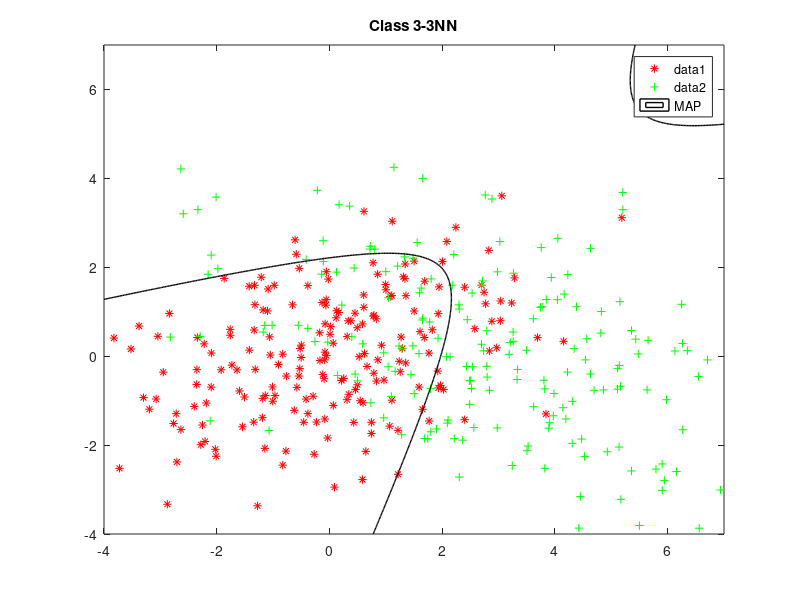

This figure's MATLAB source: (Note: this script raises an error after producing the figure.)
%% SYDE 675 LAB_1
clear all; close all; clc;

%% class 1
muAClass1 = [0,0];
sigmaAClass1 = [3,1; 1,2];
muBClass1 = [3,0];
sigmaBClass1 = [7,-3; -3,4];

%% load data
rAClass1 = mvnrnd(muAClass1, sigmaAClass1, 200);
rBClass1 = mvnrnd(muBClass1, sigmaBClass1, 200);
h2 = figure
plot(rAClass1(:,1),rAClass1(:,2),'r*');
hold on
plot(rBClass1(:,1),rBClass1(:,2),'g+'); 
title('Class 3-3NN');


%% MAP

u2 = linspace(-4, 7, 400);
v2 = linspace(-4, 7, 400);
z2 = zeros(length(u2), length(v2));
for i = 1:length(u2)
     for j = 1:length(v2)      
         z2(i,j) = 1/(2*pi*(abs(det(sigmaAClass1)))^0.5)*exp(-0.5*([u2(i) v2(j)]...
             - muAClass1)*inv(sigmaAClass1)*([u2(i) v2(j)]- muAClass1)')...
             - 1/(2*pi*(abs(det(sigmaBClass1)))^0.5)*exp(-0.5*([u2(i) v2(j)] ...
             - muBClass1)*inv(sigmaBClass1)*([u2(i) v2(j)]- muBClass1)');
     end
end
z2 = z2';
contour(u2,v2,z2,[0, 0], 'LineWidth', 1,'LineColor','k','DisplayName','MAP'); 
legend('show');

%% 3-nn
u4 = linspace(-5, 8, 100);
v4 = linspace(-6, 6, 100);
X = zeros(400,2);
Y = zeros(400,1);
X = [rAClass1; rBClass1];
Y(1:200) = 1;
Y(201:400) = 2;
mdl = fitcknn(X,Y,'NumNeighbors',3);
for i = 1:length(u4)
     for j = 1:length(v4)     
         label(i,j) = predict(mdl,[u4(i),v4(j)]) - 2;
     end
end
label = label';

hold on

contour(u4,v4,label,[0, 0], 'LineWidth', 1,'LineColor','b','DisplayName','3NN'); 


legend('show');
saveas(h2,'class3_3NN.png');